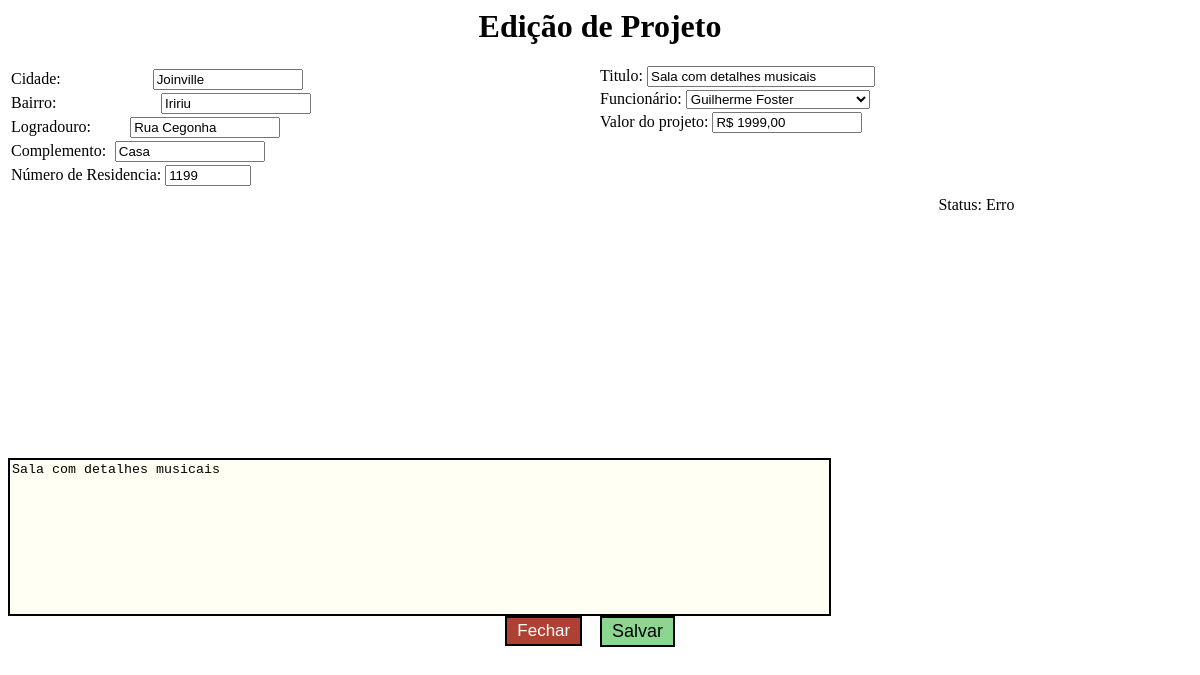
The app's page /sistema/projeto/modal/edicao_projeto.php?id=15 with its own data.
### tables this page shows
CREATE TABLE `projetos` (
  `id` int(4) UNSIGNED ZEROFILL NOT NULL COMMENT 'Codigo de identificação de projetos.',
  `funcionarios_id` tinyint(2) UNSIGNED ZEROFILL NOT NULL COMMENT 'Código de identificação do funcionário.',
  `clientes_id` tinyint(3) UNSIGNED ZEROFILL NOT NULL COMMENT 'Código de identificação do cliente.',
  `status` tinyint(1) NOT NULL COMMENT 'Status em que se encontra o projeto:\n1 - Aguardando recolhimento de informações\n2 - Desenvolvimento pré-molde\n3 - Em produção\n4 - Projeto finalizado\n5 - Projeto concluido\n6 - Projeto cancelado',
  `titulo` varchar(45) NOT NULL COMMENT 'Titulo do projeto.',
  `bairro` varchar(20) NOT NULL COMMENT 'Bairro onde o cliente reside.',
  `logradouro` varchar(45) NOT NULL COMMENT 'Rua/Avenida que o cliente reside.',
  `numero` int(5) NOT NULL COMMENT 'Numero da casa da residencia do cliente.',
  `complemento` varchar(40) NOT NULL COMMENT 'Complemento da residencia do cliente.',
  `cidade` varchar(30) DEFAULT NULL COMMENT 'Cidade que o cliente reside.',
  `descricao` text COMMENT 'Descrição do projeto, onde é registrado as informações/descrições que o cliente repassa para o funcionário.',
  `valor` decimal(6,2) DEFAULT NULL
);

### adicionais/php/php_conversaovalor.php (called while the page is built, shortened)
<?php
function valorVirgula($valor) {
	if($valor==""){
		$valor_resultado = "";
	}else{
		$valor_alterado = explode(".", $valor);
		$valor_resultado = "R$ ".$valor_alterado[0] . "," . $valor_alterado[1];
	}
	return $valor_resultado;
}
?>

### adicionais/php/php_conversaostatus.php (called while the page is built, shortened)
<?php
  function projeto($status){
    switch($status){
      default:
        return "Erro";
        break;
    }
}
?>

### sistema/projeto/modal/edicao_projeto.php (the view, shortened to what this page needs)
<?php
include "../../../seguranca/bd/bd_conexao.php";
include "../../../adicionais/php/php_conversaostatus.php";
include "../../../adicionais/php/php_conversaovalor.php";
$projeto_id = $_GET['id'];
$sel_projeto = "SELECT projetos.funcionarios_id AS 'funcionarios_id', projetos.status, projetos.titulo, projetos.bairro, projetos.logradouro, projetos.numero, projetos.complemento, projetos.cidade, projetos.descricao, projetos.valor FROM projetos WHERE projetos.id='{$projeto_id}'";
$sel_projeto = $conexaobd->prepare($sel_projeto);
$sel_projeto->execute();
$dado_projeto = $sel_projeto->fetch(PDO::FETCH_ASSOC);
$sel_funcionario = "SELECT funcionarios.id, funcionarios.nome FROM funcionarios ORDER BY funcionarios.nome ASC";
$sel_funcionario = $conexaobd->prepare($sel_funcionario);
$sel_funcionario->execute();
$dado_funcionario = $sel_funcionario->fetchAll(PDO::FETCH_ASSOC);
switch ($dado_projeto['status']) {
case 5:
	$dado_projeto['status'] = "Projeto concluido";
	break;
}
?>
<link rel="stylesheet" href="layout\css\css_modalpersonalizado.min.css">
<div class="projeto-modal">
  <div class="projeto-modal-titulo">
    <h1>Edição de Projeto</h1>
  </div>
  <form class="projeto-modal-tabela" action="?pas=projeto&arq=operacoes" method="post">
    <div class="projeto-modal-tabela-esquerda">
      <div class="projeto-modal-tabela-esquerda-cidade">
        <label for="cidade">Cidade:</label>
        <input id="cidade" type="text" name="cidade" maxlength="30" value="<?php echo $dado_projeto['cidade'] ?>">
      </div>
      <div class="projeto-modal-tabela-esquerda-bairro">
        <label for="bairro">Bairro:</label>
        <input id="cidade" type="text" name="bairro" maxlength="20" value="<?php echo $dado_projeto['bairro'] ?>">
      </div>
      <div class="projeto-modal-tabela-esquerda-logradouro">
        <label for="logradouro">Logradouro:</label>
        <input id="logradouro" type="text" name="logradouro" maxlength="45" value="<?php echo $dado_projeto['logradouro'] ?>">
      </div>
      <div class="projeto-modal-tabela-esquerda-complemento">
        <label for="complemento">Complemento:</label>
        <input id="complemento" type="text" name="complemento" maxlength="40" value="<?php echo $dado_projeto['complemento'] ?>">
      </div>
      <div class="projeto-modal-tabela-esquerda-numero">
        <label for="numero">Número de Residencia:</label>
        <input id="numero" type="text" name="numero" maxlength="5" value="<?php echo $dado_projeto['numero'] ?>">
      </div>
    </div>
    <div class="projeto-modal-tabela-direta">
      <div class="projeto-modal-tabela-direta-titulo">
        <label for="titulo">Titulo:</label>
        <input id="titulo" type="text" name="titulo" maxlength="45" value="<?php echo $dado_projeto['titulo'] ?>">
      </div>
      <div class="projeto-modal-tabela-direta-funcionario">
        <label for="funcionario">Funcionário:</label>
        <select id="funcionario" name="funcionario">
          <?php
foreach ($dado_funcionario as $dado_funcionario) {
	if ($dado_funcionario['id'] == $dado_projeto['funcionarios_id']) {
		?>
              <option value="<?php echo $dado_funcionario['id']; ?>" selected><?php echo $dado_funcionario['nome']; ?></option>
              <?php
} else {
		?>
          <option value="<?php echo $dado_funcionario['id']; ?>"><?php echo $dado_funcionario['nome']; ?></option>
          <?php
}
}
?>
        </select>
      </div>
      <div class="projeto-modal-tabela-direta-valor">
        <label for="valor">Valor do projeto:</label>
        <input id="valor" type="text" name="valor" value="<?php echo valorVirgula($dado_projeto['valor']); ?>">
      </div>
      <div class="projeto-modal-tabela-direta-status">
        <span>
          Status: <?php echo projeto($dado_projeto['status']); ?>
        </span>
      </div>
    </div>
    <div class="projeto-modal-tabela-descricao">
      <textarea name="descricao" rows="10" cols="100"><?php echo $dado_projeto['descricao']; ?></textarea>
    </div>
    <div class="projeto-modal-tabela-botoes">
      <div class="projeto-modal-tabela-botoes-fechar">
				<a href="#close-modal" rel="modal:close">
					<button type="button" name="button">Fechar</button>
				</a>
      </div>
      <div class="projeto-modal-tabela-botoes-salvar">
        <button type="submit" name="button">Salvar</button>
      </div>
    </div>
  </form>
</div>

### records on screen
projetos: cidade "Joinville", bairro "Iririu", logradouro "Rua Cegonha", complemento "Casa", numero "1199", titulo "Sala com detalhes musicais", valor "R$ 1999,00", descricao "Sala com detalhes musicais"

### other values on screen
projeto($dado_projeto['status']) "Erro"
form field funcionario "Guilherme Foster"
